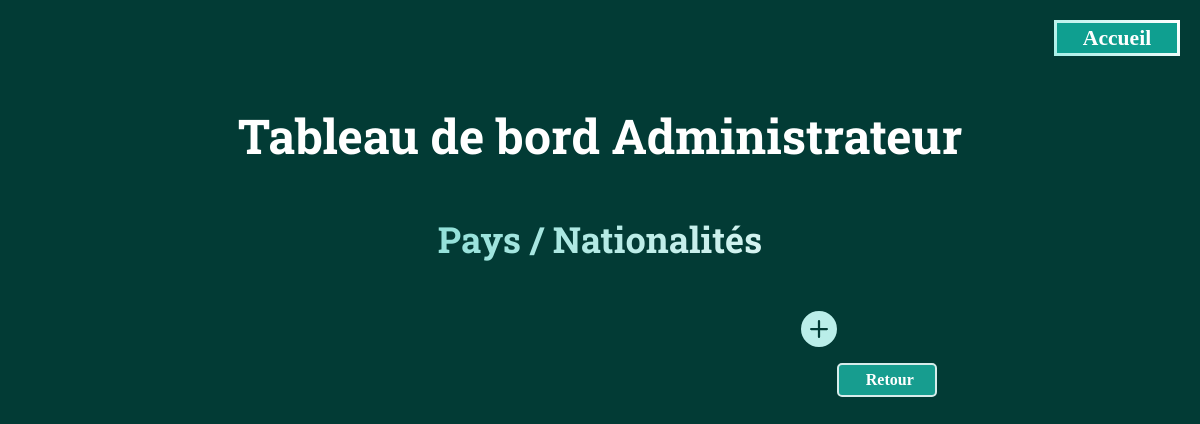
The app's page /app/views/edit-table/editCountryNationalityTable.php (signed in), older data.
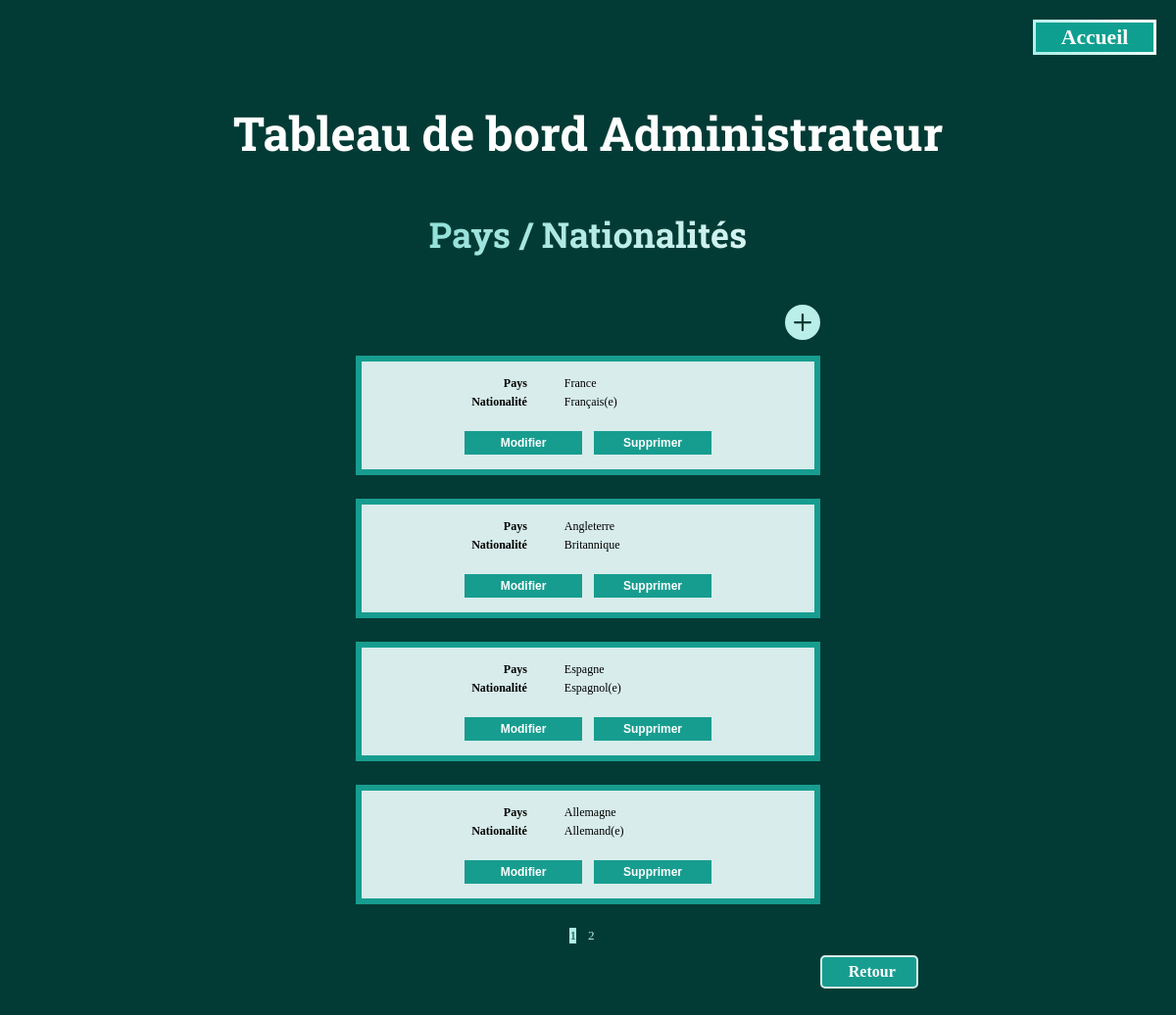
The same page, newer data.
### tables this page shows
CREATE TABLE CountriesNationalities 
(
    id INT PRIMARY KEY NOT NULL AUTO_INCREMENT,
    country VARCHAR(50),
    nationality VARCHAR(60)
);

### app/classes/CountryNationality.php (called while the page is built, shortened)
<?php
class CountryNationality
{
    private string $country;
    private string $nationality;
    private static \PDO $pdo;
    private static array $countriesNationalities = [];
    public function __construct($pdo, int $id = null, string $country = '', string $nationality = '')
    {
        self::$pdo = $pdo;
        $this->country = $country;
        $this->nationality = $nationality;
        self::$countriesNationalities[$id] = $this;
    }
    public static function getAllCountriesNationalitiesPagination(int $page, int $perPage): array
    {
        $offset = ($page - 1) * $perPage;
        $query = "SELECT * FROM CountriesNationalities LIMIT :perPage OFFSET :offset";
        $stmt = self::$pdo->prepare($query);
        $stmt->bindValue(':perPage', $perPage, \PDO::PARAM_INT);
        $stmt->bindValue(':offset', $offset, \PDO::PARAM_INT);
        $stmt->execute();
        $countriesNationalitiesData = $stmt->fetchAll(\PDO::FETCH_ASSOC);
        $countriesNationalities = [];
        foreach ($countriesNationalitiesData as $countryNationalityData) {
            $id = $countryNationalityData['id'];
            $country = $countryNationalityData['country'];
            $nationality = $countryNationalityData['nationality'];
            if (!isset(self::$countriesNationalities[$id])) {
                $countryNationality = new CountryNationality(self::$pdo, $id, $country, $nationality);
                self::$countriesNationalities[$id] = $countryNationality;
            }
            $countriesNationalities[] = self::$countriesNationalities[$id];
        }
        return $countriesNationalities;
    }
    public static function countCountriesNationalities(): int
    {
        $query = "SELECT COUNT(*) AS total FROM CountriesNationalities";
        $stmt = self::$pdo->prepare($query);
        $stmt->execute();
        $result = $stmt->fetch(\PDO::FETCH_ASSOC);
        return (int) $result['total'];
    }
    public function getCountry(): string
    {
        return $this->country;
    }
    public function getNationality(): string
    {
        return $this->nationality;
    }
}

### app/views/edit-table/editCountryNationalityTable.php (the view, shortened to what this page needs)
<?php
include_once "../../classes/CountryNationality.php";
$countryNationalityObj = new CountryNationality($pdo);
$page = isset($_GET['page']) ? $_GET['page'] : 1;
$perPage = 4;
$totalItems = $countryNationalityObj::countCountriesNationalities();
$totalPages = ceil($totalItems / $perPage);
$countriesNationalities = $countryNationalityObj::getAllCountriesNationalitiesPagination($page, $perPage);
?>
<!DOCTYPE html>
<html lang="fr">
<head>
    <link rel="stylesheet" href="../../../public/css/dashboard.css">
</head>
<body>
    <header id="dashboardHeader">
        <div id="homeBtn">
            <a href="../home.php" id="homeBtnLink">Accueil</a>
        </div>
    </header>
    <h1>Tableau de bord Administrateur</h1>
    <h2>Pays / Nationalités</h2>
    <?php
    if (isset($_SESSION['admin']) && $_SESSION['admin'] === true) : ?>
        <div class="plusItem">
            <a href="../dashboardCreate.php" class="plusLink">
                <svg xmlns="http://www.w3.org/2000/svg" width="3vw" height="3vw" fill="rgb(186, 238, 233)" class="bi bi-plus-circle-fill" viewBox="0 0 16 16">
                    <path d="M16 8A8 8 0 1 1 0 8a8 8 0 0 1 16 0zM8.5 4.5a.5.5 0 0 0-1 0v3h-3a.5.5 0 0 0 0 1h3v3a.5.5 0 0 0 1 0v-3h3a.5.5 0 0 0 0-1h-3v-3z"/>
                </svg>
            </a>
        </div>
        <?php
        foreach($countriesNationalities as $countryNationality) {
        ?>
        <form method="POST" action="../../controllers/updateControllers/updateCountryNationalityController.php" class="editForm">
            <table class="editTable editTables">
                <tr>
                    <th scope="row" class="thTable">Pays</th>
                    <td class="tdTable">
                        <span id="countryNationalityCountry" class="tdContent"><?php echo $countryNationality->getCountry(); ?></span>
                    </td>
                </tr>
                <tr>
                    <th scope="row" class="thTable">Nationalité</th>
                    <td class="tdTable">
                        <span id="countryNationalityNationality" class="tdContent"><?php echo $countryNationality->getNationality(); ?></span>
                    </td>
                </tr>
                <tr>
                    <td class="tbTable" colspan="2">
                        <div class="buttonsContainer">
                            <button class="button editButton" type="button" onClick="toggleEdit(this)">Modifier</button>
                            <button class="button deleteButton" type="button" data-url="../../controllers/deleteControllers/deleteCountryNationalityController.php">Supprimer</button>
                        </div>
                    </td>
                </tr>
            </table>
        </form>
    <?php } endif; ?>
    <div class="pagination">
        <?php
        $currentPage = isset($_GET['page']) ? $_GET['page'] : 1;
        for ($i = 1; $i <= $totalPages; $i++) {
            $activeClass = ($currentPage == $i) ? 'active' : '';
        ?>
            <a href="?page=<?php echo $i; ?>" class="paginationLink <?php echo $activeClass; ?>"><?php echo $i; ?></a>
        <?php } ?>
    </div>
    <div class="backButtonContainer">
        <a href="../../views/dashboardEdit.php" class="backButton">
            Retour
        </a>
    </div>
</body>
</html>

### public/css/dashboard.css (style rules this page uses)
body { background-color: rgb(2, 59, 53); }
#dashboardHeader { height: 5vw; margin: 0; padding: 0; width: 100%; display: flex; flex-direction: row; justify-content: end; align-items: center; }
#homeBtn { display: flex; align-items: center; justify-content: center; width: 10vw; height: 2.5vw; font-size: 1.8vw; background: rgb(15, 159, 144); border-style: solid; border-width: 0.3vw; border-image: linear-gradient(45deg, rgb(170, 239, 232), white) 1; margin-right: 1vw; }
#homeBtnLink { color: white; font-weight: bold; text-decoration: none; }
h1, h2 { display: flex; justify-content: center; margin-bottom: 4vw; margin-top: 3%; font-family: 'Roboto Slab', serif; color: white; }
h1 { font-size: 4vw; }
h2 { font-size: 3vw; background: linear-gradient(120deg,rgb(54, 199, 185) 0%,white 80%); background-clip: border-box; -webkit-background-clip: text; -webkit-text-fill-color: transparent; }
.plusLink { margin-left: 67%; }
.newDatasForm, .editTable, .editMissionTable { border: 0.5vw solid rgb(23, 157, 143); background-color: rgb(215, 236, 235); padding: 1vw; margin: auto; margin-top: 1vw; margin-bottom: 2vw; font-size: 1vw; }
.editTables { width: 40%; }
.thTable, .thMissionTable { text-align: right; padding-right: 1.5vw; }
.thTable { width: 40%; }
.tdTable { padding-left: 1.5vw; }
.button { width: 10vw; height: 2vw; font-size: 1vw; background-color: rgb(23, 157, 143); color: white; border: 1px solid rgb(23, 157, 143); font-weight: bold; cursor: pointer; margin-top: 1.5vw; }
.buttonsContainer { display: flex; justify-content: center; }
.editButton { margin-right: 0.5vw; }
.deleteButton { margin-left: 0.5vw; }
.pagination { width: 100%; display:flex; justify-content: center; }
.paginationLink { margin-right: 1vw; text-decoration: none; font-size: 1.1vw; }
.paginationLink:link { color: rgb(175, 238, 231); }
.paginationLink.active { background: rgb(175, 238, 231); color: rgb(2, 59, 53); }
.backButtonContainer { cursor: pointer; margin-left: 70%; margin-bottom: 3vw; margin-top: 1vw; display: flex; align-items: center; justify-content: center; text-align: center; width: 8vw; height: 2.5vw; background-color: rgb(23, 157, 143); border: 0.2vw solid rgb(215, 236, 235); border-radius: 5px; }
.backButton { color: white; font-weight: bold; margin-left: 0.5vw; text-decoration: none; display: flex; align-items: center; justify-content: center; }

Row changes from the older to the newer data that the page shows:
added countriesnationalities: country "France", nationality "Français(e)"
added countriesnationalities: country "Angleterre", nationality "Britannique"
added countriesnationalities: country "Espagne", nationality "Espagnol(e)"
added countriesnationalities: country "Allemagne", nationality "Allemand(e)"
Text that changed along with them:
new list line: "1"
new list line: "2"
